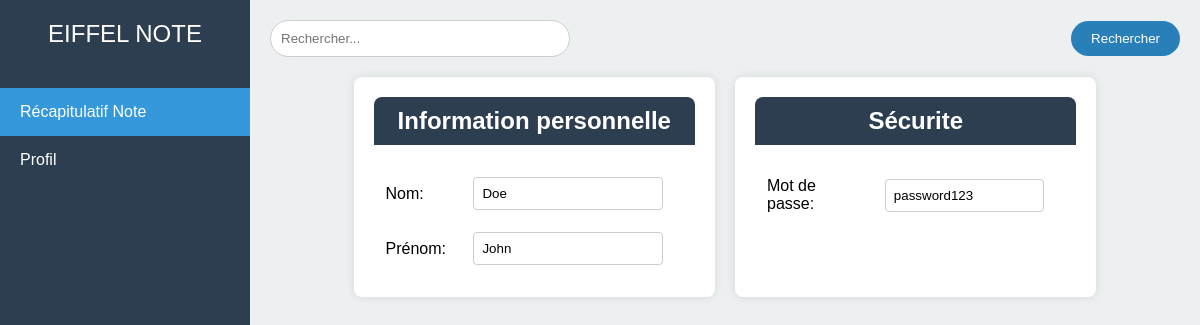
Page /PHP/étudiant/profil_eleve.php on the committed database.
### tables this page shows
CREATE TABLE `etudiant` (
  `ID_utilisateur` int(20) NOT NULL,
  `nom` varchar(255) NOT NULL,
  `prenom` varchar(255) NOT NULL,
  `TD` varchar(255) NOT NULL,
  `TP` varchar(255) NOT NULL,
  `annee_promo` varchar(255) NOT NULL,
  `ID_UE` int(20) NOT NULL,
  `Moyenne_UE` int(20) NOT NULL,
  `Penalite` varchar(180) DEFAULT NULL,
  `pass` varchar(250) DEFAULT NULL,
  `username` varchar(250) DEFAULT NULL,
  `ID_epreuve` int(11) DEFAULT NULL
);

### PHP/étudiant/profil_eleve.php (the view, shortened to what this page needs)
<?php
$servername = "localhost";
$username = "root";
$password = "";
$dbname = "eiffel_note_db";
try {
    $pdo = new PDO("mysql:host=$servername;dbname=$dbname", $username, $password);
    $pdo->setAttribute(PDO::ATTR_ERRMODE, PDO::ERRMODE_EXCEPTION);
    $stmt = $pdo->query("SELECT nom, prenom, pass FROM etudiant WHERE ID_utilisateur = 1");
    $infosUtilisateur = $stmt->fetch(PDO::FETCH_ASSOC);
} catch(PDOException $e) {
    echo "Erreur de connexion : " . $e->getMessage();
}
?>
<!DOCTYPE html>
<html lang="fr">
<head>
    <link rel="stylesheet" type="text/css" href="../../CSS/accueil-etudiant.css">
</head>
<body>
    <div class="sidebar">
        <div class="logo">EIFFEL NOTE</div>
        <div class="menu">
            <ul>
                <li><a href="recap_notes.php" class="menu-item active">Récapitulatif Note</a></li>
                <li><a href="profil_eleve.php" class="menu-item">Profil</a></li>
            </ul>
        </div>
    </div>
    <div class="main-content">
        <header>
            <input type="search" placeholder="Rechercher...">
            <button>Rechercher</button>
        </header>
        <div class="content-wrapper">
            <div class="container">
                <div class="block1">
                    <h2>Information personnelle</h2>
                    <form>
                        <table>
                            <tr>
                                <td><label for="nom">Nom:</label></td>
                                <td><input type="text" id="nom" name="nom" value="<?php echo htmlspecialchars($infosUtilisateur['nom']); ?>" required></td>
                            </tr>
                            <tr>
                                <td><label for="prenom">Prénom:</label></td>
                                <td><input type="text" id="prenom" name="prenom" value="<?php echo htmlspecialchars($infosUtilisateur['prenom']); ?>" required></td>
                            </tr>
                        </table>
                    </form>
                </div>
                <div class="block1">
                    <h2>Sécurite</h2>
                    <form>
                        <table>
                            <tr>
                                <td><label for="mot_de_passe">Mot de passe:</label></td>
                                <td><input type="text" id="mot_de_passe" name="mot_de_passe" value="<?php echo htmlspecialchars($infosUtilisateur['pass']); ?>" required></td>
                            </tr>
                        </table>
                    </form>
                </div>
            </div>
        </div>
    </div>
</body>
</html>

### CSS/accueil-etudiant.css (style rules this page uses)
* { margin: 0; padding: 0; box-sizing: border-box; }
body { display: flex; font-family: Arial, sans-serif; background-color: #f4f4f4; height: 100vh; }
.sidebar { width: 250px; background-color: #2C3E50; color: white; display: flex; flex-direction: column; align-items: center; padding: 20px 0; height: 100vh; }
.sidebar .logo { font-size: 24px; margin-bottom: 40px; }
.sidebar .menu { width: 100%; flex: 1; display: flex; flex-direction: column; align-items: center; }
.sidebar .menu ul { width: 100%; list-style: none; padding: 0; }
.sidebar .menu li { width: 100%; }
.sidebar .menu-item { display: block; padding: 15px 20px; width: 100%; text-align: left; color: white; text-decoration: none; cursor: pointer; transition: background-color 0.3s; }
.sidebar .menu-item:hover, .sidebar .menu-item.active { background-color: #2980B9; }
.sidebar .menu-item.active { background-color: #3498DB; }
.main-content { flex-grow: 1; padding: 20px; background-color: #ecf0f1; overflow-y: auto; }
header { display: flex; align-items: center; margin-bottom: 20px; }
header { display: flex; align-items: center; justify-content: space-between; margin-bottom: 20px; }
header input[type="search"] { width: 300px; padding: 10px; border: 1px solid #ccc; border-radius: 20px; }
header button { padding: 10px 20px; border: none; background-color: #2980B9; color: white; border-radius: 20px; cursor: pointer; transition: background-color 0.3s; }
.content-wrapper { display: flex; gap: 20px; justify-content: center; }
.container { display: flex; gap: 20px; flex-wrap: wrap; }
.block1, .block2 { flex: 1; min-width: 300px; background-color: #fff; padding: 20px; border-radius: 8px; box-shadow: 0 0 10px rgba(0, 0, 0, 0.1); }
.block1 h2, .block2 h2 { margin-bottom: 20px; background-color: #2C3E50; color: white; padding: 10px; border-radius: 8px 8px 0 0; text-align: center; }
form table { width: 100%; }
form td { padding: 10px; }
form input[type="text"], form input[type="tel"], form input[type="email"], form input[type="password"] { width: calc(100% - 20px); padding: 8px; border: 1px solid #ccc; border-radius: 4px; }

### rows in the picture
etudiant: nom "Doe", prenom "John", mot_de_passe "password123"
